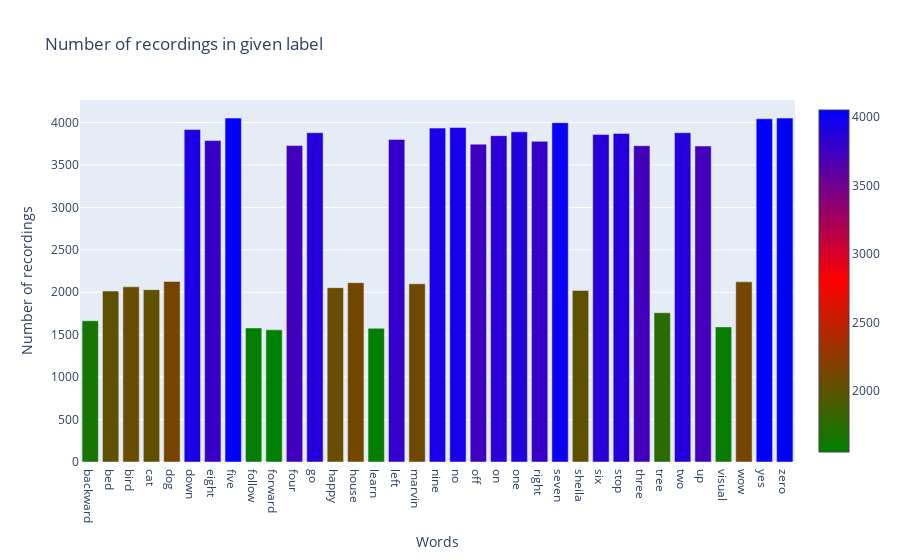

Source (notebook cell):
### Markdown cell above
### Histogram with number of samples in every class (label)

### Code cell
"""
HW Assignment"""
number_of_recordings = []
for direct in dirs:
    waves = [f for f in os.listdir(join(audio_path, direct)) if f.endswith('.wav')]
    number_of_recordings.append(len(waves))

data = [go.Histogram(x=dirs, y=number_of_recordings)]
trace = go.Bar(
    x=dirs,
    y=number_of_recordings,
    marker=dict(color = number_of_recordings, colorscale=[[0, 'green'], [0.5, 'red'], [1.0, 'rgb(0, 0, 255)']], showscale=True
    ),
)
layout = go.Layout(
    title='Number of recordings in given label',
    xaxis = dict(title='Words'),
    yaxis = dict(title='Number of recordings')
)
py.iplot(go.Figure(data=[trace], layout=layout))
""""""

### Figure 1 — Plotly figure (JSON) as saved in the notebook; plotly's stock layout.template omitted (floating-point values rounded to 4 significant figures)
{"data": [{"marker": {"color": [1664, 2014, 2064, 2031, 2128, 3917, 3787, 4052, 1579, 1557, 3728, 3880, 2054, 2113, 1575, 3801, 2100, 3934, 3941, 3745, 3845, 3890, 3778, 3998, 2022, 3860, 3872, 3727, 1759, 3880, 3723, 1592, 2123, 4044, 4052], "colorscale": [[0, "green"], [0.5, "red"], [1, "rgb(0, 0, 255)"]], "showscale": true}, "x": ["backward", "bed", "bird", "cat", "dog", "down", "eight", "five", "follow", "forward", "four", "go", "happy", "house", "learn", "left", "marvin", "nine", "no", "off", "on", "one", "right", "seven", "sheila", "six", "stop", "three", "tree", "two", "up", "visual", "wow", "yes", "zero"], "y": [1664, 2014, 2064, 2031, 2128, 3917, 3787, 4052, 1579, 1557, 3728, 3880, 2054, 2113, 1575, 3801, 2100, 3934, 3941, 3745, 3845, 3890, 3778, 3998, 2022, 3860, 3872, 3727, 1759, 3880, 3723, 1592, 2123, 4044, 4052], "type": "bar"}], "layout": {"title": {"text": "Number of recordings in given label"}, "xaxis": {"title": {"text": "Words"}}, "yaxis": {"title": {"text": "Number of recordings"}}}}
